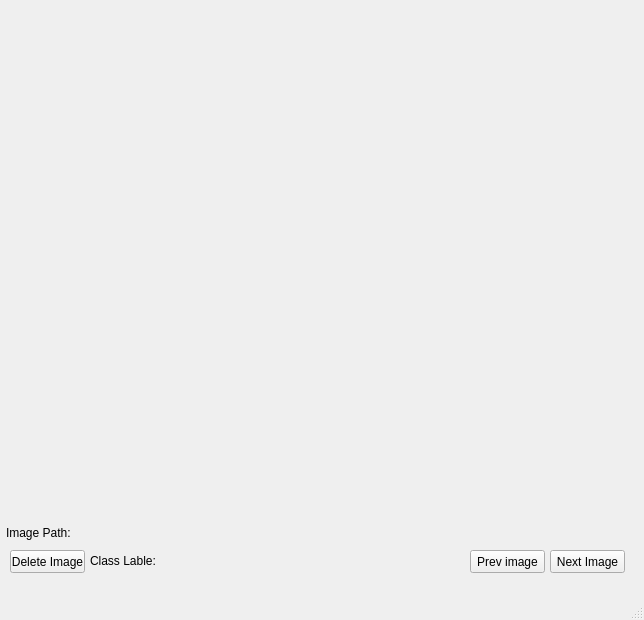
<?xml version="1.0" encoding="UTF-8"?>
<ui version="4.0">
 <class>MainWindow</class>
 <widget class="QMainWindow" name="MainWindow">
  <property name="geometry">
   <rect>
    <x>0</x>
    <y>0</y>
    <width>644</width>
    <height>620</height>
   </rect>
  </property>
  <property name="windowTitle">
   <string>MainWindow</string>
  </property>
  <widget class="QWidget" name="centralwidget">
   <widget class="QLabel" name="label">
    <property name="geometry">
     <rect>
      <x>0</x>
      <y>2</y>
      <width>501</width>
      <height>501</height>
     </rect>
    </property>
    <property name="text">
     <string/>
    </property>
   </widget>
   <widget class="QPushButton" name="Button_prev">
    <property name="geometry">
     <rect>
      <x>470</x>
      <y>550</y>
      <width>75</width>
      <height>23</height>
     </rect>
    </property>
    <property name="text">
     <string>Prev image</string>
    </property>
   </widget>
   <widget class="QPushButton" name="Button_del">
    <property name="geometry">
     <rect>
      <x>10</x>
      <y>550</y>
      <width>75</width>
      <height>23</height>
     </rect>
    </property>
    <property name="text">
     <string>Delete Image</string>
    </property>
   </widget>
   <widget class="QPushButton" name="Button_next">
    <property name="geometry">
     <rect>
      <x>550</x>
      <y>550</y>
      <width>75</width>
      <height>23</height>
     </rect>
    </property>
    <property name="text">
     <string>Next Image</string>
    </property>
   </widget>
   <widget class="QLabel" name="label_2">
    <property name="geometry">
     <rect>
      <x>6</x>
      <y>523</y>
      <width>621</width>
      <height>20</height>
     </rect>
    </property>
    <property name="text">
     <string>Image Path:</string>
    </property>
   </widget>
   <widget class="QLabel" name="label_3">
    <property name="geometry">
     <rect>
      <x>90</x>
      <y>550</y>
      <width>361</width>
      <height>21</height>
     </rect>
    </property>
    <property name="text">
     <string>Class Lable:</string>
    </property>
   </widget>
  </widget>
  <widget class="QMenuBar" name="menubar">
   <property name="geometry">
    <rect>
     <x>0</x>
     <y>0</y>
     <width>644</width>
     <height>22</height>
    </rect>
   </property>
  </widget>
  <widget class="QStatusBar" name="statusbar"/>
 </widget>
 <resources/>
 <connections/>
</ui>
